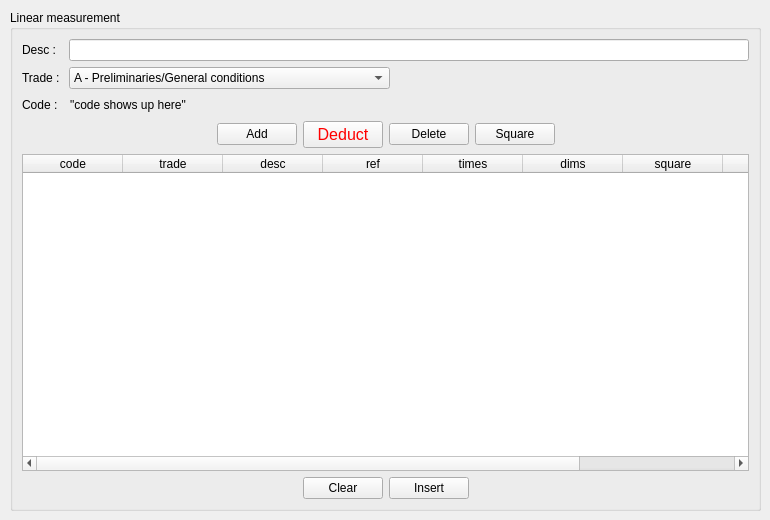
    <widget class="QWidget" name="tab_m">
     <attribute name="icon">
      <iconset resource="images/images.qrc">
       <normaloff>:/images/len.png</normaloff>:/images/len.png</iconset>
     </attribute>
     <attribute name="title">
      <string>m</string>
     </attribute>
     <widget class="QGroupBox" name="groupBox_m">
      <property name="geometry">
       <rect>
        <x>10</x>
        <y>10</y>
        <width>751</width>
        <height>501</height>
       </rect>
      </property>
      <property name="title">
       <string>Linear measurement</string>
      </property>
      <layout class="QVBoxLayout" name="verticalLayout_2">
       <item>
        <layout class="QHBoxLayout" name="horizontalLayout_7">
         <item>
          <widget class="QLabel" name="label_4">
           <property name="text">
            <string>Desc :  </string>
           </property>
          </widget>
         </item>
         <item>
          <widget class="QLineEdit" name="lineEdit_m"/>
         </item>
        </layout>
       </item>
       <item>
        <layout class="QHBoxLayout" name="horizontalLayout_3">
         <item>
          <widget class="QLabel" name="label_5">
           <property name="text">
            <string>Trade : </string>
           </property>
          </widget>
         </item>
         <item>
          <widget class="QComboBox" name="comboBox_m">
           <item>
            <property name="text">
             <string>A - Preliminaries/General conditions</string>
            </property>
           </item>
           <item>
            <property name="text">
             <string>C - Existing site/buildings/services</string>
            </property>
           </item>
           <item>
            <property name="text">
             <string>D - Groundwork</string>
            </property>
           </item>
           <item>
            <property name="text">
             <string>E - In situ concrete/Large precast concrete</string>
            </property>
           </item>
           <item>
            <property name="text">
             <string>F - Masonry</string>
            </property>
           </item>
           <item>
            <property name="text">
             <string>G - Structural/Carcassing metal/timber</string>
            </property>
           </item>
           <item>
            <property name="text">
             <string>H - Cladding</string>
            </property>
           </item>
           <item>
            <property name="text">
             <string>J - Waterproofing</string>
            </property>
           </item>
           <item>
            <property name="text">
             <string>K - Linings/Sheathing/Dry partitioning</string>
            </property>
           </item>
           <item>
            <property name="text">
             <string>L - Windows/Doors/Stairs</string>
            </property>
           </item>
           <item>
            <property name="text">
             <string>M - Surface finishes</string>
            </property>
           </item>
           <item>
            <property name="text">
             <string>N - Furniture/Equipment</string>
            </property>
           </item>
           <item>
            <property name="text">
             <string>P - Building fabric sundries</string>
            </property>
           </item>
           <item>
            <property name="text">
             <string>Q - Paving/Planting/Fencing/Site furniture</string>
            </property>
           </item>
           <item>
            <property name="text">
             <string>R - Disposal systems</string>
            </property>
           </item>
           <item>
            <property name="text">
             <string>S - Piped Supply systems</string>
            </property>
           </item>
           <item>
            <property name="text">
             <string>T - Mechanical heating/Cooling/Refrigeration systems</string>
            </property>
           </item>
           <item>
            <property name="text">
             <string>U - Ventilation/Air conditioning systems</string>
            </property>
           </item>
           <item>
            <property name="text">
             <string>V - Electrical supply/power/lighting systems</string>
            </property>
           </item>
           <item>
            <property name="text">
             <string>W - Communications/Security/Control systems</string>
            </property>
           </item>
           <item>
            <property name="text">
             <string>X - Transport systems</string>
            </property>
           </item>
           <item>
            <property name="text">
             <string>Y - Mechanical and electrical services measurement</string>
            </property>
           </item>
          </widget>
         </item>
         <item>
          <spacer name="horizontalSpacer_2">
           <property name="orientation">
            <enum>Qt::Horizontal</enum>
           </property>
           <property name="sizeHint" stdset="0">
            <size>
             <width>40</width>
             <height>20</height>
            </size>
           </property>
          </spacer>
         </item>
        </layout>
       </item>
       <item>
        <layout class="QHBoxLayout" name="horizontalLayout_4">
         <item>
          <widget class="QLabel" name="label_6">
           <property name="text">
            <string>Code :  </string>
           </property>
          </widget>
         </item>
         <item>
          <widget class="QLabel" name="label_code_m">
           <property name="text">
            <string>&quot;code shows up here&quot;</string>
           </property>
          </widget>
         </item>
         <item>
          <spacer name="horizontalSpacer_3">
           <property name="orientation">
            <enum>Qt::Horizontal</enum>
           </property>
           <property name="sizeHint" stdset="0">
            <size>
             <width>40</width>
             <height>20</height>
            </size>
           </property>
          </spacer>
         </item>
        </layout>
       </item>
       <item>
        <layout class="QHBoxLayout" name="horizontalLayout_6">
         <item>
          <spacer name="horizontalSpacer_6">
           <property name="orientation">
            <enum>Qt::Horizontal</enum>
           </property>
           <property name="sizeHint" stdset="0">
            <size>
             <width>40</width>
             <height>20</height>
            </size>
           </property>
          </spacer>
         </item>
         <item>
          <widget class="QPushButton" name="pushButton_m_add">
           <property name="text">
            <string>Add</string>
           </property>
           <property name="icon">
            <iconset resource="images/images.qrc">
             <normaloff>:/images/plus.png</normaloff>:/images/plus.png</iconset>
           </property>
          </widget>
         </item>
         <item>
          <widget class="QPushButton" name="pushButton_m_ddt">
           <property name="font">
            <font>
             <family>Helvetica</family>
             <pointsize>12</pointsize>
            </font>
           </property>
           <property name="styleSheet">
            <string notr="true">color:red;</string>
           </property>
           <property name="text">
            <string>Deduct</string>
           </property>
           <property name="icon">
            <iconset resource="images/images.qrc">
             <normaloff>:/images/minus.png</normaloff>:/images/minus.png</iconset>
           </property>
          </widget>
         </item>
         <item>
          <widget class="QPushButton" name="pushButton_m_del">
           <property name="text">
            <string>Delete</string>
           </property>
           <property name="icon">
            <iconset resource="images/images.qrc">
             <normaloff>:/images/cross.png</normaloff>:/images/cross.png</iconset>
           </property>
          </widget>
         </item>
         <item>
          <widget class="QPushButton" name="pushButton_m_sqr">
           <property name="text">
            <string>Square</string>
           </property>
           <property name="icon">
            <iconset resource="images/images.qrc">
             <normaloff>:/images/calculator.png</normaloff>:/images/calculator.png</iconset>
           </property>
          </widget>
         </item>
         <item>
          <spacer name="horizontalSpacer_7">
           <property name="orientation">
            <enum>Qt::Horizontal</enum>
           </property>
           <property name="sizeHint" stdset="0">
            <size>
             <width>40</width>
             <height>20</height>
            </size>
           </property>
          </spacer>
         </item>
        </layout>
       </item>
       <item>
        <widget class="QTableWidget" name="tableWidget_m">
         <column>
          <property name="text">
           <string>code</string>
          </property>
         </column>
         <column>
          <property name="text">
           <string>trade</string>
          </property>
         </column>
         <column>
          <property name="text">
           <string>desc</string>
          </property>
         </column>
         <column>
          <property name="text">
           <string>ref</string>
          </property>
         </column>
         <column>
          <property name="text">
           <string>times</string>
          </property>
         </column>
         <column>
          <property name="text">
           <string>dims</string>
          </property>
         </column>
         <column>
          <property name="text">
           <string>square</string>
          </property>
         </column>
         <column>
          <property name="text">
           <string>unit</string>
          </property>
         </column>
         <column>
          <property name="text">
           <string>sign post</string>
          </property>
         </column>
        </widget>
       </item>
       <item>
        <layout class="QHBoxLayout" name="horizontalLayout_5">
         <item>
          <spacer name="horizontalSpacer_4">
           <property name="orientation">
            <enum>Qt::Horizontal</enum>
           </property>
           <property name="sizeHint" stdset="0">
            <size>
             <width>40</width>
             <height>20</height>
            </size>
           </property>
          </spacer>
         </item>
         <item>
          <widget class="QPushButton" name="pushButton_m_clear">
           <property name="text">
            <string>Clear</string>
           </property>
           <property name="icon">
            <iconset resource="images/images.qrc">
             <normaloff>:/images/application-blue.png</normaloff>:/images/application-blue.png</iconset>
           </property>
          </widget>
         </item>
         <item>
          <widget class="QPushButton" name="pushButton_m_insert">
           <property name="text">
            <string>Insert</string>
           </property>
           <property name="icon">
            <iconset resource="images/images.qrc">
             <normaloff>:/images/table-export.png</normaloff>:/images/table-export.png</iconset>
           </property>
          </widget>
         </item>
         <item>
          <spacer name="horizontalSpacer_5">
           <property name="orientation">
            <enum>Qt::Horizontal</enum>
           </property>
           <property name="sizeHint" stdset="0">
            <size>
             <width>40</width>
             <height>20</height>
            </size>
           </property>
          </spacer>
         </item>
        </layout>
       </item>
      </layout>
     </widget>
    </widget>
